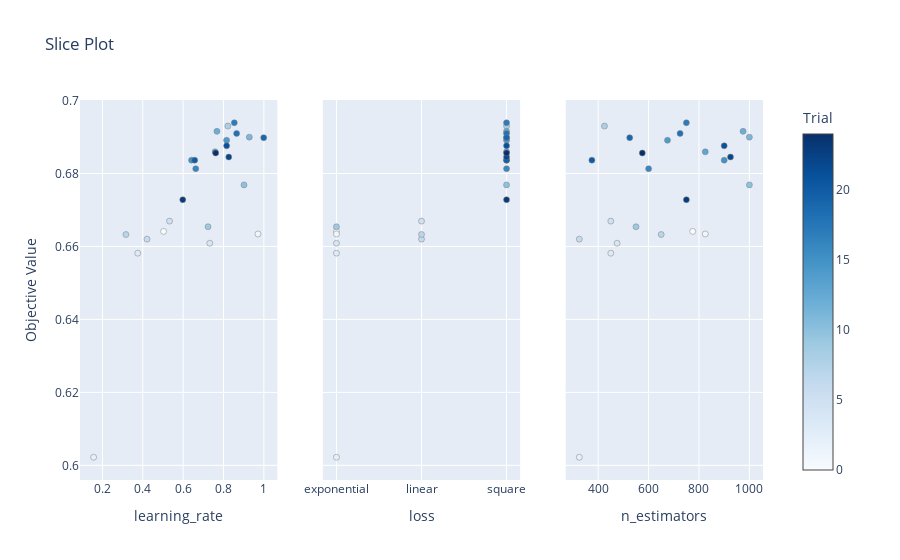

This figure's notebook cell:
### Code cell
optuna.visualization.plot_slice(study_ab)

### Figure 1 — Plotly figure (JSON) as saved in the notebook; plotly's stock layout.template omitted (floating-point values rounded to 4 significant figures)
{"data": [{"marker": {"color": [0, 1, 2, 3, 4, 5, 6, 7, 8, 9, 10, 11, 12, 13, 14, 15, 16, 17, 18, 19, 20, 21, 22, 23, 24], "colorbar": {"title": {"text": "Trial"}, "x": 1, "xpad": 40}, "colorscale": [[0, "rgb(247,251,255)"], [0.125, "rgb(222,235,247)"], [0.25, "rgb(198,219,239)"], [0.375, "rgb(158,202,225)"], [0.5, "rgb(107,174,214)"], [0.625, "rgb(66,146,198)"], [0.75, "rgb(33,113,181)"], [0.875, "rgb(8,81,156)"], [1, "rgb(8,48,107)"]], "line": {"color": "Grey", "width": 0.5}, "showscale": true}, "mode": "markers", "showlegend": false, "type": "scatter", "x": [0.503, 0.9708, 0.1563, 0.375, 0.7319, 0.5325, 0.421, 0.3164, 0.8215, 0.7234, 0.9018, 0.9279, 0.7676, 0.7585, 0.8154, 0.6416, 0.6623, 0.8536, 0.865, 0.9993, 0.6572, 0.8154, 0.8261, 0.5981, 0.7614], "xaxis": "x", "y": [0.6641, 0.6634, 0.6022, 0.6582, 0.6609, 0.6669, 0.662, 0.6633, 0.693, 0.6654, 0.6769, 0.69, 0.6916, 0.6859, 0.6891, 0.6837, 0.6813, 0.6939, 0.691, 0.6898, 0.6837, 0.6876, 0.6845, 0.6728, 0.6856], "yaxis": "y"}, {"marker": {"color": [0, 1, 2, 3, 4, 5, 6, 7, 8, 9, 10, 11, 12, 13, 14, 15, 16, 17, 18, 19, 20, 21, 22, 23, 24], "colorbar": {"title": {"text": "Trial"}, "x": 1, "xpad": 40}, "colorscale": [[0, "rgb(247,251,255)"], [0.125, "rgb(222,235,247)"], [0.25, "rgb(198,219,239)"], [0.375, "rgb(158,202,225)"], [0.5, "rgb(107,174,214)"], [0.625, "rgb(66,146,198)"], [0.75, "rgb(33,113,181)"], [0.875, "rgb(8,81,156)"], [1, "rgb(8,48,107)"]], "line": {"color": "Grey", "width": 0.5}, "showscale": false}, "mode": "markers", "showlegend": false, "type": "scatter", "x": ["exponential", "exponential", "exponential", "exponential", "exponential", "linear", "linear", "linear", "square", "exponential", "square", "square", "square", "square", "square", "square", "square", "square", "square", "square", "square", "square", "square", "square", "square"], "xaxis": "x2", "y": [0.6641, 0.6634, 0.6022, 0.6582, 0.6609, 0.6669, 0.662, 0.6633, 0.693, 0.6654, 0.6769, 0.69, 0.6916, 0.6859, 0.6891, 0.6837, 0.6813, 0.6939, 0.691, 0.6898, 0.6837, 0.6876, 0.6845, 0.6728, 0.6856], "yaxis": "y2"}, {"marker": {"color": [0, 1, 2, 3, 4, 5, 6, 7, 8, 9, 10, 11, 12, 13, 14, 15, 16, 17, 18, 19, 20, 21, 22, 23, 24], "colorbar": {"title": {"text": "Trial"}, "x": 1, "xpad": 40}, "colorscale": [[0, "rgb(247,251,255)"], [0.125, "rgb(222,235,247)"], [0.25, "rgb(198,219,239)"], [0.375, "rgb(158,202,225)"], [0.5, "rgb(107,174,214)"], [0.625, "rgb(66,146,198)"], [0.75, "rgb(33,113,181)"], [0.875, "rgb(8,81,156)"], [1, "rgb(8,48,107)"]], "line": {"color": "Grey", "width": 0.5}, "showscale": false}, "mode": "markers", "showlegend": false, "type": "scatter", "x": [775, 825, 325, 450, 475, 450, 325, 650, 425, 550, 1000, 1000, 975, 825, 675, 900, 600, 750, 725, 525, 375, 900, 925, 750, 575], "xaxis": "x3", "y": [0.6641, 0.6634, 0.6022, 0.6582, 0.6609, 0.6669, 0.662, 0.6633, 0.693, 0.6654, 0.6769, 0.69, 0.6916, 0.6859, 0.6891, 0.6837, 0.6813, 0.6939, 0.691, 0.6898, 0.6837, 0.6876, 0.6845, 0.6728, 0.6856], "yaxis": "y3"}], "layout": {"title": {"text": "Slice Plot"}, "xaxis": {"anchor": "y", "domain": [0, 0.2889], "title": {"text": "learning_rate"}}, "xaxis2": {"anchor": "y2", "domain": [0.3556, 0.6444], "title": {"text": "loss"}}, "xaxis3": {"anchor": "y3", "domain": [0.7111, 1], "title": {"text": "n_estimators"}}, "yaxis": {"anchor": "x", "domain": [0, 1], "title": {"text": "Objective Value"}}, "yaxis2": {"anchor": "x2", "domain": [0, 1], "matches": "y", "showticklabels": false}, "yaxis3": {"anchor": "x3", "domain": [0, 1], "matches": "y", "showticklabels": false}}}
